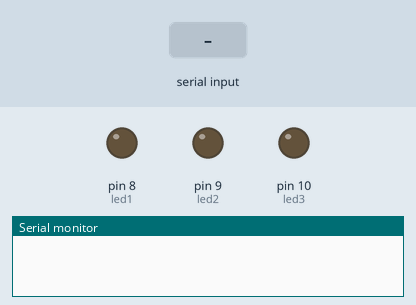
Simulated run of this program. Board: Arduino Uno, built with avr-gcc and run on an emulated ATmega328P. Parts: output pins drawn as LEDs (lit = HIGH), the last lines printed to the serial monitor. The test bench sets the inputs (shaded band).

Above: at 1.2 s.
1.3 s: "1" received over Serial
At 1.9 s:
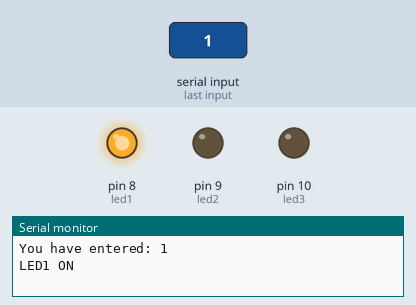
Timing chart, 0 to 4.3 s (numbered marks = the images above; inputs shaded):
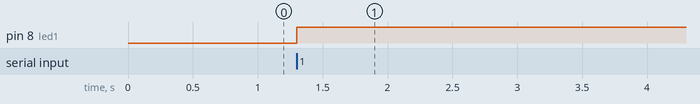

The program:

main.cpp
```cpp
#include <Arduino.h>
char val;
int led1 = 8;
int led2 = 9;
int led3 = 10;
bool state1 = 0;
bool state2 = 0;
bool state3 = 0;
void setup()
{
  pinMode(led1, OUTPUT);
  pinMode(led2, OUTPUT);
  pinMode(led3, OUTPUT);
  Serial.begin(9600);
}
void loop()
{
  if (Serial.available())
  {
    val = Serial.read();
    Serial.print("You have entered: ");
    Serial.println(val);

    if ((val) == '1')
    {
      state1 = !state1;
      digitalWrite(led1, state1);
      if ((state1) == 1)
      {
        Serial.println("LED1 ON");
      }
      else
      {
        Serial.println("LED1 OFF");
      }
      delay(1000);
    }
    if ((val) == '2')
    {
      state2 = !state2;
      digitalWrite(led1, state1);
      if ((state2) == 1)
      {
        Serial.println("LED2 ON");
      }
      else
      {
        Serial.println("LED2 OFF");
      }
      delay(1000);
    }
    if ((val) == '3')
    {
      state3 = !state3;
      digitalWrite(led1, state1);
      if ((state3) == 1)
      {
        Serial.println("LED3 ON");
      }
      else
      {
        Serial.println("LED3 OFF");
      }
      delay(1000);
    }
  }
}
```

Measured:
- after the input at 1.3 s, pin 8 (led1): LOW → HIGH at once
